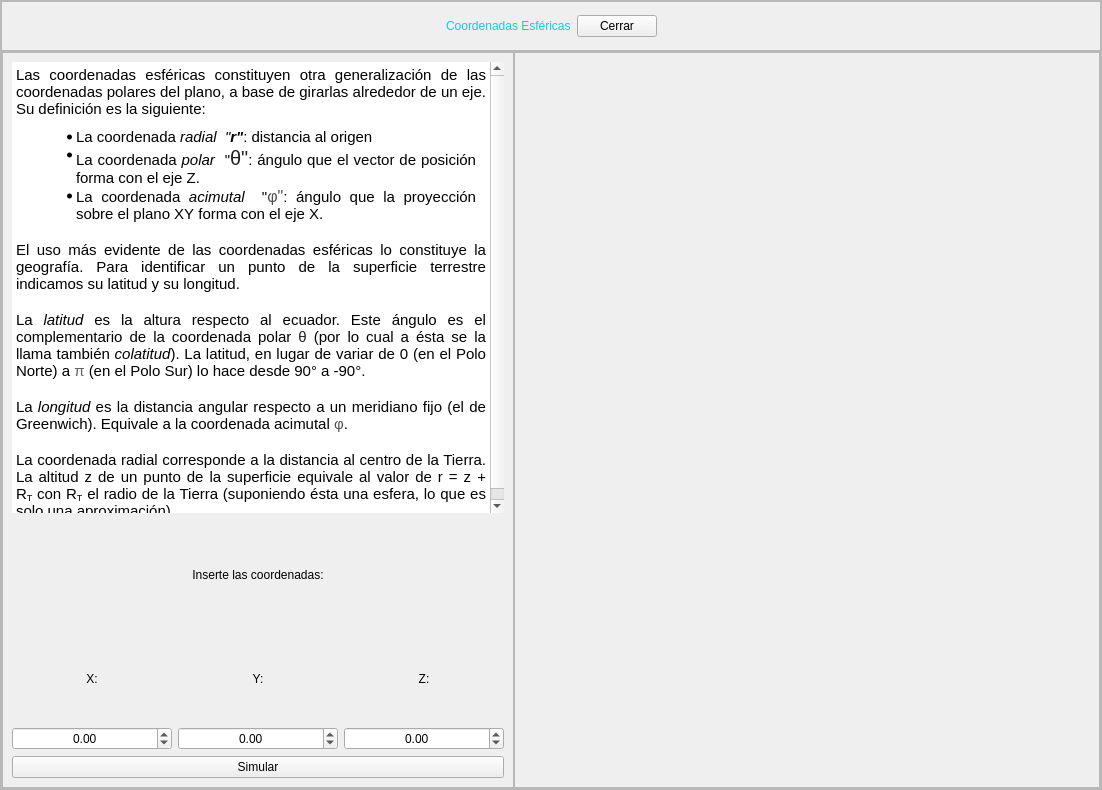
<?xml version="1.0" encoding="UTF-8"?>
<ui version="4.0">
 <class>MainWindow</class>
 <widget class="QMainWindow" name="MainWindow">
  <property name="geometry">
   <rect>
    <x>0</x>
    <y>0</y>
    <width>1102</width>
    <height>790</height>
   </rect>
  </property>
  <property name="windowTitle">
   <string>MainWindow</string>
  </property>
  <widget class="QWidget" name="centralwidget">
   <layout class="QVBoxLayout" name="verticalLayout">
    <property name="spacing">
     <number>0</number>
    </property>
    <property name="leftMargin">
     <number>0</number>
    </property>
    <property name="topMargin">
     <number>0</number>
    </property>
    <property name="rightMargin">
     <number>0</number>
    </property>
    <property name="bottomMargin">
     <number>0</number>
    </property>
    <item>
     <widget class="QFrame" name="frame">
      <property name="frameShape">
       <enum>QFrame::StyledPanel</enum>
      </property>
      <property name="frameShadow">
       <enum>QFrame::Raised</enum>
      </property>
      <layout class="QVBoxLayout" name="verticalLayout_2" stretch="1,8">
       <property name="spacing">
        <number>0</number>
       </property>
       <property name="leftMargin">
        <number>0</number>
       </property>
       <property name="topMargin">
        <number>0</number>
       </property>
       <property name="rightMargin">
        <number>0</number>
       </property>
       <property name="bottomMargin">
        <number>0</number>
       </property>
       <item>
        <widget class="QFrame" name="frame_2">
         <property name="maximumSize">
          <size>
           <width>16777215</width>
           <height>50</height>
          </size>
         </property>
         <property name="styleSheet">
          <string notr="true">QLabel{
font: 87 12pt &quot;Arial Black&quot;;
color: rgb(20, 200,220);
}

QPushButton{
	font: 10pt &quot;MS Shell Dlg 2&quot;;
}</string>
         </property>
         <property name="frameShape">
          <enum>QFrame::StyledPanel</enum>
         </property>
         <property name="frameShadow">
          <enum>QFrame::Raised</enum>
         </property>
         <layout class="QHBoxLayout" name="horizontalLayout">
          <item>
           <spacer name="horizontalSpacer">
            <property name="orientation">
             <enum>Qt::Horizontal</enum>
            </property>
            <property name="sizeHint" stdset="0">
             <size>
              <width>353</width>
              <height>20</height>
             </size>
            </property>
           </spacer>
          </item>
          <item>
           <widget class="QLabel" name="label">
            <property name="text">
             <string>Coordenadas Esféricas</string>
            </property>
           </widget>
          </item>
          <item>
           <widget class="QPushButton" name="button_cerrar">
            <property name="text">
             <string>Cerrar</string>
            </property>
           </widget>
          </item>
          <item>
           <spacer name="horizontalSpacer_2">
            <property name="orientation">
             <enum>Qt::Horizontal</enum>
            </property>
            <property name="sizeHint" stdset="0">
             <size>
              <width>353</width>
              <height>20</height>
             </size>
            </property>
           </spacer>
          </item>
         </layout>
        </widget>
       </item>
       <item>
        <widget class="QFrame" name="frame_3">
         <property name="frameShape">
          <enum>QFrame::StyledPanel</enum>
         </property>
         <property name="frameShadow">
          <enum>QFrame::Raised</enum>
         </property>
         <layout class="QHBoxLayout" name="horizontalLayout_2" stretch="7,8">
          <property name="spacing">
           <number>0</number>
          </property>
          <property name="leftMargin">
           <number>0</number>
          </property>
          <property name="topMargin">
           <number>0</number>
          </property>
          <property name="rightMargin">
           <number>0</number>
          </property>
          <property name="bottomMargin">
           <number>0</number>
          </property>
          <item>
           <widget class="QFrame" name="frame_4">
            <property name="styleSheet">
             <string notr="true">QLabel{
	font: 10pt &quot;MS Shell Dlg 2&quot;;
}

QPushButton{
	font: 10pt &quot;MS Shell Dlg 2&quot;;
}

QDoubleSpinBox{
	font: 10pt &quot;MS Shell Dlg 2&quot;;
}</string>
            </property>
            <property name="frameShape">
             <enum>QFrame::StyledPanel</enum>
            </property>
            <property name="frameShadow">
             <enum>QFrame::Raised</enum>
            </property>
            <layout class="QVBoxLayout" name="verticalLayout_3" stretch="4,1,1,1">
             <item>
              <widget class="QTextEdit" name="textEdit">
               <property name="frameShape">
                <enum>QFrame::NoFrame</enum>
               </property>
               <property name="frameShadow">
                <enum>QFrame::Plain</enum>
               </property>
               <property name="readOnly">
                <bool>true</bool>
               </property>
               <property name="html">
                <string>&lt;!DOCTYPE HTML PUBLIC &quot;-//W3C//DTD HTML 4.0//EN&quot; &quot;http://www.w3.org/TR/REC-html40/strict.dtd&quot;&gt;
&lt;html&gt;&lt;head&gt;&lt;meta name=&quot;qrichtext&quot; content=&quot;1&quot; /&gt;&lt;style type=&quot;text/css&quot;&gt;
p, li { white-space: pre-wrap; }
&lt;/style&gt;&lt;/head&gt;&lt;body style=&quot; font-family:'MS Shell Dlg 2'; font-size:7.8pt; font-weight:400; font-style:normal;&quot;&gt;
&lt;p align=&quot;justify&quot; style=&quot; margin-top:0px; margin-bottom:0px; margin-left:0px; margin-right:0px; -qt-block-indent:0; text-indent:0px;&quot;&gt;&lt;span style=&quot; font-family:'Roboto Slab,Cambria,Lucida Grande,Verdana,Arial,sans-serif'; font-size:11pt; color:#000000; background-color:#ffffff;&quot;&gt;Las coordenadas esféricas constituyen otra generalización de las coordenadas polares del plano, a base de girarlas alrededor de un eje. Su definición es la siguiente:&lt;/span&gt;&lt;/p&gt;
&lt;ul style=&quot;margin-top: 0px; margin-bottom: 0px; margin-left: 0px; margin-right: 0px; -qt-list-indent: 1;&quot;&gt;&lt;li style=&quot; font-family:'Roboto Slab,Cambria,Lucida Grande,Verdana,Arial,sans-serif'; font-size:11pt; color:#000000;&quot; align=&quot;justify&quot; style=&quot; margin-top:10px; margin-bottom:0px; margin-left:20px; margin-right:10px; -qt-block-indent:0; text-indent:0px;&quot;&gt;La coordenada &lt;span style=&quot; font-style:italic;&quot;&gt;radial&lt;/span&gt; &lt;span style=&quot; font-style:italic;&quot;&gt; &amp;quot;&lt;/span&gt;&lt;span style=&quot; font-weight:600; font-style:italic;&quot;&gt;r&amp;quot;&lt;/span&gt;: distancia al origen&lt;/li&gt;
&lt;li style=&quot; font-family:'Roboto Slab,Cambria,Lucida Grande,Verdana,Arial,sans-serif'; font-size:11pt; color:#000000;&quot; align=&quot;justify&quot; style=&quot; margin-top:0px; margin-bottom:0px; margin-left:20px; margin-right:10px; -qt-block-indent:0; text-indent:0px;&quot;&gt;La coordenada &lt;span style=&quot; font-style:italic;&quot;&gt;polar&lt;/span&gt;  &amp;quot;&lt;span style=&quot; font-family:'Google Sans,arial,sans-serif'; font-size:20px; color:#202124; background-color:#ffffff;&quot;&gt;θ&amp;quot;&lt;/span&gt;: ángulo que el vector de posición forma con el eje Z.&lt;/li&gt;
&lt;li style=&quot; font-family:'Roboto Slab,Cambria,Lucida Grande,Verdana,Arial,sans-serif'; font-size:11pt; color:#000000;&quot; align=&quot;justify&quot; style=&quot; margin-top:0px; margin-bottom:10px; margin-left:20px; margin-right:10px; -qt-block-indent:0; text-indent:0px;&quot;&gt;La coordenada &lt;span style=&quot; font-style:italic;&quot;&gt;acimutal&lt;/span&gt;  &amp;quot;&lt;span style=&quot; font-family:'Google Sans,arial,sans-serif'; font-size:16px; color:#4d5156; background-color:#ffffff;&quot;&gt;φ&amp;quot;&lt;/span&gt;: ángulo que la proyección sobre el plano XY forma con el eje X.&lt;/li&gt;&lt;/ul&gt;
&lt;p align=&quot;justify&quot; style=&quot; margin-top:18px; margin-bottom:18px; margin-left:0px; margin-right:0px; -qt-block-indent:0; text-indent:0px; background-color:#ffffff;&quot;&gt;&lt;span style=&quot; font-family:'Roboto Slab,Cambria,Lucida Grande,Verdana,Arial,sans-serif'; font-size:11pt; color:#000000; background-color:#ffffff;&quot;&gt;El uso más evidente de las coordenadas esféricas lo constituye la geografía. Para identificar un punto de la superficie terrestre indicamos su latitud y su longitud.&lt;/span&gt;&lt;/p&gt;
&lt;p align=&quot;justify&quot; style=&quot; margin-top:18px; margin-bottom:18px; margin-left:0px; margin-right:0px; -qt-block-indent:0; text-indent:0px; background-color:#ffffff;&quot;&gt;&lt;span style=&quot; font-family:'Roboto Slab,Cambria,Lucida Grande,Verdana,Arial,sans-serif'; font-size:11pt; color:#000000; background-color:#ffffff;&quot;&gt;La&lt;/span&gt;&lt;span style=&quot; font-family:'Roboto Slab,Cambria,Lucida Grande,Verdana,Arial,sans-serif'; font-size:11pt; color:#000000;&quot;&gt; &lt;/span&gt;&lt;span style=&quot; font-family:'Roboto Slab,Cambria,Lucida Grande,Verdana,Arial,sans-serif'; font-size:11pt; font-style:italic; color:#000000;&quot;&gt;latitud&lt;/span&gt;&lt;span style=&quot; font-family:'Roboto Slab,Cambria,Lucida Grande,Verdana,Arial,sans-serif'; font-size:11pt; color:#000000;&quot;&gt; es la altura respecto al ecuador. Este ángulo es el complementario de la coordenada polar &lt;/span&gt;&lt;span style=&quot; font-family:'Google Sans,arial,sans-serif'; font-size:11pt; color:#202124; background-color:#ffffff;&quot;&gt;θ&lt;/span&gt;&lt;span style=&quot; font-family:'Roboto Slab,Cambria,Lucida Grande,Verdana,Arial,sans-serif'; font-size:11pt; color:#000000;&quot;&gt; (por lo cual a ésta se la llama también &lt;/span&gt;&lt;span style=&quot; font-family:'Roboto Slab,Cambria,Lucida Grande,Verdana,Arial,sans-serif'; font-size:11pt; font-style:italic; color:#000000;&quot;&gt;colatitud&lt;/span&gt;&lt;span style=&quot; font-family:'Roboto Slab,Cambria,Lucida Grande,Verdana,Arial,sans-serif'; font-size:11pt; color:#000000;&quot;&gt;). La latitud, en lugar de variar de 0 (en el Polo Norte) a &lt;/span&gt;&lt;span style=&quot; font-family:'arial,sans-serif'; font-size:11pt; color:#5f6368; background-color:#ffffff;&quot;&gt;π&lt;/span&gt;&lt;span style=&quot; font-family:'Roboto Slab,Cambria,Lucida Grande,Verdana,Arial,sans-serif'; font-size:11pt; color:#000000;&quot;&gt; (en el Polo Sur) lo hace desde 90° a -90°.&lt;/span&gt;&lt;/p&gt;
&lt;p align=&quot;justify&quot; style=&quot; margin-top:18px; margin-bottom:18px; margin-left:0px; margin-right:0px; -qt-block-indent:0; text-indent:0px; background-color:#ffffff;&quot;&gt;&lt;span style=&quot; font-family:'Roboto Slab,Cambria,Lucida Grande,Verdana,Arial,sans-serif'; font-size:11pt; color:#000000; background-color:#ffffff;&quot;&gt;La&lt;/span&gt;&lt;span style=&quot; font-family:'Roboto Slab,Cambria,Lucida Grande,Verdana,Arial,sans-serif'; font-size:11pt; color:#000000;&quot;&gt; &lt;/span&gt;&lt;span style=&quot; font-family:'Roboto Slab,Cambria,Lucida Grande,Verdana,Arial,sans-serif'; font-size:11pt; font-style:italic; color:#000000;&quot;&gt;longitud&lt;/span&gt;&lt;span style=&quot; font-family:'Roboto Slab,Cambria,Lucida Grande,Verdana,Arial,sans-serif'; font-size:11pt; color:#000000;&quot;&gt; es la distancia angular respecto a un meridiano fijo (el de Greenwich). Equivale a la coordenada acimutal &lt;/span&gt;&lt;span style=&quot; font-family:'arial,sans-serif'; font-size:11pt; color:#4d5156; background-color:#ffffff;&quot;&gt;φ&lt;/span&gt;&lt;span style=&quot; font-family:'Roboto Slab,Cambria,Lucida Grande,Verdana,Arial,sans-serif'; font-size:11pt; color:#000000;&quot;&gt;.&lt;/span&gt;&lt;/p&gt;
&lt;p align=&quot;justify&quot; style=&quot; margin-top:18px; margin-bottom:18px; margin-left:0px; margin-right:0px; -qt-block-indent:0; text-indent:0px; background-color:#ffffff;&quot;&gt;&lt;span style=&quot; font-family:'Roboto Slab,Cambria,Lucida Grande,Verdana,Arial,sans-serif'; font-size:11pt; color:#000000; background-color:#ffffff;&quot;&gt;La coordenada radial corresponde a la distancia al centro de la Tierra. La altitud&lt;/span&gt;&lt;span style=&quot; font-family:'Roboto Slab,Cambria,Lucida Grande,Verdana,Arial,sans-serif'; font-size:11pt; color:#000000;&quot;&gt; z de un punto de la superficie equivale al valor de r = z + R&lt;/span&gt;&lt;span style=&quot; font-family:'Roboto Slab,Cambria,Lucida Grande,Verdana,Arial,sans-serif'; font-size:11pt; color:#000000; vertical-align:sub;&quot;&gt;T&lt;/span&gt;&lt;span style=&quot; font-family:'Roboto Slab,Cambria,Lucida Grande,Verdana,Arial,sans-serif'; font-size:11pt; color:#000000;&quot;&gt; con R&lt;/span&gt;&lt;span style=&quot; font-family:'Roboto Slab,Cambria,Lucida Grande,Verdana,Arial,sans-serif'; font-size:11pt; color:#000000; vertical-align:sub;&quot;&gt;T&lt;/span&gt;&lt;span style=&quot; font-family:'Roboto Slab,Cambria,Lucida Grande,Verdana,Arial,sans-serif'; font-size:11pt; color:#000000;&quot;&gt; el radio de la Tierra (suponiendo ésta una esfera, lo que es solo una aproximación).&lt;/span&gt;&lt;/p&gt;&lt;/body&gt;&lt;/html&gt;</string>
               </property>
              </widget>
             </item>
             <item>
              <widget class="QLabel" name="label_2">
               <property name="styleSheet">
                <string notr="true"/>
               </property>
               <property name="text">
                <string>Inserte las coordenadas:</string>
               </property>
               <property name="alignment">
                <set>Qt::AlignCenter</set>
               </property>
              </widget>
             </item>
             <item>
              <layout class="QGridLayout" name="gridLayout">
               <item row="0" column="1">
                <widget class="QLabel" name="label_4">
                 <property name="text">
                  <string>Y:</string>
                 </property>
                 <property name="alignment">
                  <set>Qt::AlignCenter</set>
                 </property>
                </widget>
               </item>
               <item row="0" column="2">
                <widget class="QLabel" name="label_5">
                 <property name="text">
                  <string>Z:</string>
                 </property>
                 <property name="alignment">
                  <set>Qt::AlignCenter</set>
                 </property>
                </widget>
               </item>
               <item row="0" column="0">
                <widget class="QLabel" name="label_3">
                 <property name="text">
                  <string>X:</string>
                 </property>
                 <property name="alignment">
                  <set>Qt::AlignCenter</set>
                 </property>
                </widget>
               </item>
               <item row="1" column="0">
                <widget class="QDoubleSpinBox" name="sBox_X">
                 <property name="alignment">
                  <set>Qt::AlignCenter</set>
                 </property>
                 <property name="minimum">
                  <double>-100000.000000000000000</double>
                 </property>
                 <property name="maximum">
                  <double>100000.000000000000000</double>
                 </property>
                </widget>
               </item>
               <item row="1" column="1">
                <widget class="QDoubleSpinBox" name="sBox_Y">
                 <property name="alignment">
                  <set>Qt::AlignCenter</set>
                 </property>
                 <property name="minimum">
                  <double>-100000.000000000000000</double>
                 </property>
                 <property name="maximum">
                  <double>100000.000000000000000</double>
                 </property>
                </widget>
               </item>
               <item row="1" column="2">
                <widget class="QDoubleSpinBox" name="sBox_Z">
                 <property name="alignment">
                  <set>Qt::AlignCenter</set>
                 </property>
                 <property name="minimum">
                  <double>-100000.000000000000000</double>
                 </property>
                 <property name="maximum">
                  <double>100000.000000000000000</double>
                 </property>
                </widget>
               </item>
              </layout>
             </item>
             <item>
              <widget class="QPushButton" name="button_simular">
               <property name="text">
                <string>Simular</string>
               </property>
              </widget>
             </item>
            </layout>
           </widget>
          </item>
          <item>
           <widget class="QFrame" name="frame_5">
            <property name="frameShape">
             <enum>QFrame::StyledPanel</enum>
            </property>
            <property name="frameShadow">
             <enum>QFrame::Raised</enum>
            </property>
            <layout class="QVBoxLayout" name="verticalLayout_5">
             <item>
              <layout class="QVBoxLayout" name="graf_esfe"/>
             </item>
            </layout>
           </widget>
          </item>
         </layout>
        </widget>
       </item>
      </layout>
     </widget>
    </item>
   </layout>
  </widget>
 </widget>
 <resources/>
 <connections/>
</ui>
